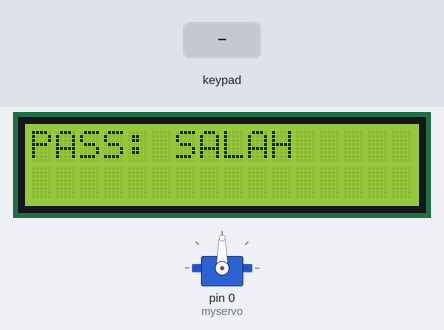
The sketch below on a simulated Arduino Uno, built with avr-gcc and run on an emulated ATmega328P. Shown: 16×2 character LCD, servo. The test bench sets the inputs (shaded band).

Above: at 1.2 s.
1.3 s: keypad keys 4 3 2 1 pressed 0.4 s apart
At 1.5 s:
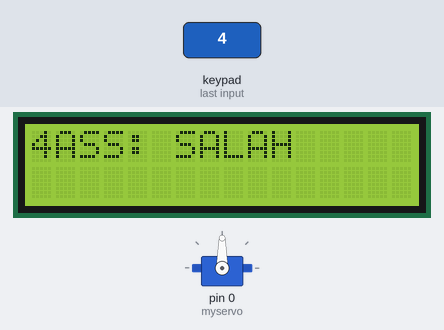
At 3.9 s:
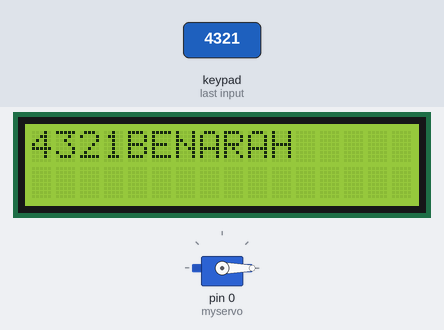
Timing chart, 0 to 46.0 s (numbered marks = the images above; inputs shaded):
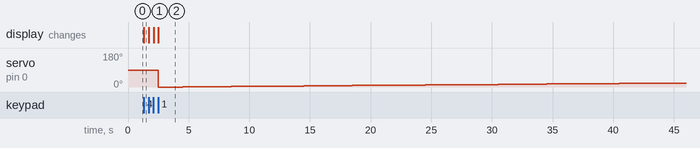

The sketch:

keypadpassword2.ino
```cpp
#include <Keypad.h>
#include <Servo.h>
#include <LiquidCrystal.h>

LiquidCrystal lcd(13,12,11,10,9,8);
const byte ROWS = 4;
const byte COLS = 3;
int coloumn;
int row;
Servo myservo;
int pos = 0;


const char keys[ROWS][COLS] = {
    {'1','2','3'},
    {'4','5','6'},
    {'7','8','9'},
    {'*','0','#'}
  };
const byte rowPins[ROWS] = {4,3,2,1};
const byte colPins[COLS] = {7,6,5};

Keypad    keypad { makeKeymap(keys), rowPins, colPins, ROWS, COLS };

void setup() {
lcd.begin(16, 2);
Serial.begin(9600);
myservo.attach(0);
lcd.print("PASS: ");
}


void loop() {
  lcd.setCursor(6,0);
  char key = keypad.getKey();
if(key == '1' || key == '2' || key == '3' ||
   key == '4' || key == '5' || key == '6' ||
   key == '7' || key == '8' || key == '9' ||
   key == '*' || key == '0' || key == '#'){
  lcd.setCursor(coloumn,row);
  lcd.print(key);
  coloumn = coloumn + 1;

I1: if(key)
{
  switch(key)
  {
  case '1':
  lcd.print("BENAR");
  for(pos = 0; pos<= 180; pos += 1)
  {
  myservo.write(pos);
  delay(2000);
  }
  break;

  case'9':
  lcd.print("DITUTUP");
  for (pos = 90; pos >= 0; pos -= 1)
  {
  myservo.write(pos);
  delay(2000);
  lcd.clear();
  }
  }
  }
   }
   else {  lcd.print("SALAH");
   }
}
```

Measured:
- after the input at 1.3 s, servo on pin 0 (myservo): 90° → 0° after 1.2 s, → 1° 2.0 s later, → 2° 2.0 s later, → 3° 2.0 s later, … (22 changes in this stretch); the display: changes at once (image 1)
